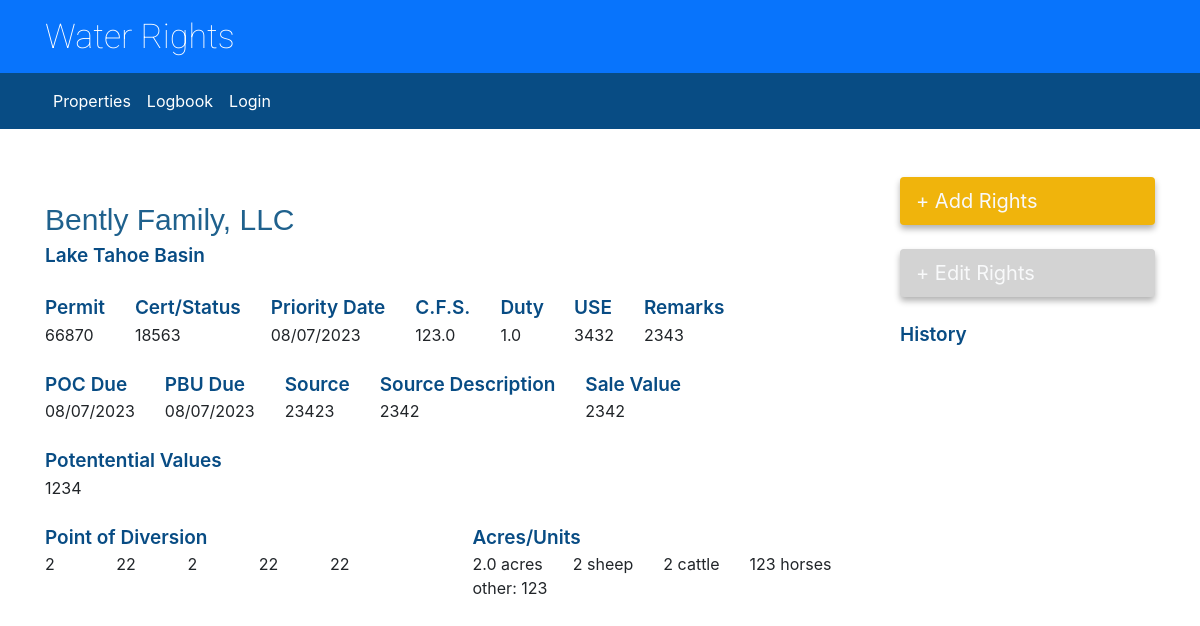
/rights_detail.html/1/, run on the app's committed database.
### permitinformation/models.py (models this page shows, shortened)
class Property(models.Model):
	basin = models.CharField('Basin', max_length=50)
	owner_of_record = models.CharField('Owner of Record', max_length=50)
	permit_num = models.CharField('Permit Number', max_length=20)
	cert_status = models.CharField('Cert./Status', max_length=20, blank=True)
	priority_date = models.DateField('Priority Date', blank=True, null=True)
	pod_1 = models.CharField('PoE 1/4', max_length=10, blank=True)
	pod_2 = models.CharField('PoE 1/4', max_length=10, blank=True)
	pod_3 = models.CharField('PoE S', max_length=10, blank=True)
	pod_4 = models.CharField('PoE T(N)', max_length=10, blank=True)
	pod_5 = models.CharField('PoE R', max_length=10, blank=True)
	unit_acres = models.CharField('Acres', max_length=10, blank=True, null=True) #FloatField?
	unit_sheep = models.IntegerField('Sheep', blank=True, null=True)
	unit_lamb = models.IntegerField('Lamb', blank=True, null=True)
	unit_cattle = models.IntegerField('Cattle', blank=True, null=True)
	unit_horses = models.IntegerField('Horses', blank=True, null=True)
	unit_other = models.CharField('Other', max_length=100, blank=True)
	cfs = models.CharField('C.F.S.', max_length=10, blank=True, null=True) #FloatField?
	duty_af = models.CharField('Duty (AF)', max_length=10, blank=True, null=True) #FloatField?
	poc_due = models.DateField('POC Due', blank=True, null=True)
	pbu_due = models.DateField('PBU Due', blank=True, null=True)
	use = models.CharField('Use', max_length=10, blank=True)
	source = models.CharField('Source', max_length=10, blank=True)
	source_description = models.CharField('Source Description', max_length=50, blank=True)
	remarks = models.CharField('Remarks', max_length=150, blank=True)
	sale_value = models.CharField('Sale Value', max_length=150, blank=True)
	potential_values = models.CharField('Potential Value', max_length=150, blank=True)
	user = models.ForeignKey(User, on_delete=models.SET_NULL, null=True)
	created_by = models.CharField('', max_length=50, blank=True)
	modified_by = models.CharField('', max_length=50, blank=True)
	create_date = models.DateTimeField('', auto_now_add=True)
	modify_date = models.DateTimeField('', auto_now=True)
	class Meta:
		verbose_name_plural = "Properties"

### permitinformation/views.py (the view)
# urls.py: path('rights_detail.html/<property_id>/', views.getPropertyDetails, name='getPropertyDetails'),
def getPropertyDetails(request, property_id):
    item = Property.objects.get(pk=property_id)
    if request.method == "POST":
    	form = PropertyForm(request.POST, instance=item)
    	if form.is_valid():
    		property_instance = form.save(commit=False)
    		if request.user.is_authenticated:
    			print(f"Logged in user: {request.user.username}")
    			property_instance.user = request.user
    		else:
    			print("user not authenticated!")
    			property_instance.user = None
    		property_instance.save()
    		messages.success(request, "Property has been updated!")
    		return redirect(reverse('getPropertyDetails', args=[item.id]))  # Change 'some_url_name' to the desired redirect URL
    else:
    	form = PropertyForm(instance=item)
    return render(request, 'rights_detail.html', {'item': item, 'form': form})

### permitinformation/templates/rights_detail.html (shortened to what this page needs)
{% extends 'base.html' %}
{% block content %}
<div class="row">
<div class="col-lg-9">
	<div class="rights-detail-owner-title">{{ item.owner_of_record }}</div>
	<div class="location-label">Lake Tahoe Basin</div>
	<br/>
<div class="col-lg-12 no-padding">
    <div class="row">
        <div class="col-lg-auto">
            <div class="row">
                <div class="col-lg-5 location-label">Permit</div>
            </div>
            <div class="row">
                <div class="col-lg-5">{{ item.permit_num }}</div>
            </div>
        </div>
        <div class="col-lg-auto">
            <div class="row">
                <div class="col-lg-7 location-label">Cert/Status</div>
            </div>
            <div class="row">
                <div class="col-lg-7">{{ item.cert_status }}</div>
            </div>
        </div>
        <div class="col-lg-auto">
            <div class="row">
                <div class="col-lg-12 location-label">Priority Date</div>
            </div>
            <div class="row">
                <div class="col-lg-7">{{ item.priority_date|date:"m/d/Y" }}</div>
            </div>
        </div>
        <div class="col-lg-auto">
            <div class="row">
                <div class="col-lg-4 location-label">C.F.S.</div>
            </div>
            <div class="row">
                <div class="col-lg-4">{{ item.cfs }}</div>
            </div>
        </div>
        <div class="col-lg-auto">
            <div class="row">
                <div class="col-lg-4 location-label">Duty</div>
            </div>
            <div class="row">
                <div class="col-lg-4">{{ item.duty_af }}</div>
            </div>
        </div>
        <div class="col-lg-auto">
            <div class="row">
                <div class="col-lg-3 location-label">USE</div>
            </div>
            <div class="row">
                <div class="col-lg-3">{{ item.use }}</div>
            </div>
        </div>
        <div class="col-lg-auto">
            <div class="row">
                <div class="col-lg-3 location-label">Remarks</div>
            </div>
            <div class="row">
                <div class="col-lg-3">{{ item.remarks }}</div>
            </div>
        </div>
    </div>
</div>
<div class="col-lg-12 no-padding">
    <div class="row">
        <div class="col-lg-auto">
            <div class="row">
                <div class="col-lg-12 location-label">POC Due</div>
            </div>
            <div class="row">
                <div class="col-lg-12">{{ item.poc_due|date:"m/d/Y" }}</div>
            </div>
        </div>
        <div class="col-lg-auto">
            <div class="row">
                <div class="col-lg-12 location-label">PBU Due</div>
            </div>
            <div class="row">
                <div class="col-lg-12">{{ item.pbu_due|date:"m/d/Y" }}</div>
            </div>
        </div>
        <div class="col-lg-auto">
            <div class="row">
                <div class="col-lg-12 location-label">Source</div>
            </div>
            <div class="row">
                <div class="col-lg-12">{{ item.source }}</div>
            </div>
        </div>
        <div class="col-lg-auto">
            <div class="row">
                <div class="col-lg-12 location-label">Source Description</div>
            </div>
            <div class="row">
                <div class="col-lg-12">{{ item.source_description }}</div>
            </div>
        </div>
        <div class="col-lg-auto">
            <div class="row">
                <div class="col-lg-12 location-label">Sale Value</div>
            </div>
            <div class="row">
                <div class="col-lg-12">{{ item.sale_value }}</div>
            </div>
        </div>
    </div>
</div>
<div class="col-lg-12 no-padding">
    <div class="row">
        <div class="col-lg-auto">
            <div class="row">
                <div class="col-lg-12 location-label">Potentential Values</div>
            </div>
            <div class="row">
                <div class="col-lg-12">{{ item.potential_values }}</div>
            </div>
        </div>
    </div>
</div>
<div class="col-lg-12 no-padding">
    <div class="row">
        <div class="col-lg-6">
            <div class="row">
                <div class="col-lg-12 location-label">Point of Diversion</div>
            </div>
            <div class="row">
                <div class="col-lg-2">{{ item.pod_1 }}</div>
                <div class="col-lg-2">{{ item.pod_2 }}</div>
                <div class="col-lg-2">{{ item.pod_3 }}</div>
                <div class="col-lg-2">{{ item.pod_4 }}</div>
                <div class="col-lg-2">{{ item.pod_5 }}</div>
            </div>
        </div>
        <div class="col-lg-6">
            <div class="row">
                <div class="col-lg-12 location-label">Acres/Units</div>
            </div>
            <div class="row">
			    {% if item.unit_acres %}
			        <div class="col-lg-auto">{{ item.unit_acres }} acres</div>
			    {% endif %}
			    {% if item.unit_sheep > 0 %}
			        <div class="col-lg-auto">{{ item.unit_sheep }} sheep</div>
			    {% elif item.unit_lamb > 0 %}
			        <div class="col-lg-auto">{{ item.unit_lamb }} lamb</div>
			    {% endif %}
			    {% if item.unit_cattle > 0 %}
			        <div class="col-lg-auto">{{ item.unit_cattle }} cattle</div>
			    {% endif %}
			    {% if item.unit_horses > 0 %}
			        <div class="col-lg-auto">{{ item.unit_horses }} horses</br></div>
			    {% endif %}
			    {% if item.unit_other and item.unit_other != 0 %}
			        <div class="col-lg-auto">other: {{ item.unit_other }}</div>
			    {% endif %}
			</div>
        </div>
    </div>
</div>
</div>
<div class="col-lg-3" style="">
    	<button type="button" class="btn text-light btn-lg btn-block rounded" data-toggle="modal" data-target="#exampleModal" style="background-color: #F0B40C; box-shadow: 0 4px 6px rgba(0, 0, 0, .3); text-align: left; padding-left: 15px;">
	  		+ Add Rights
		</button>
		<br/>
		<button type="button" class="btn text-light btn-lg btn-block rounded" data-toggle="modal" data-target="#editRightsModal" style="background-color: #d3d3d3; box-shadow: 0 4px 6px rgba(0, 0, 0, .3); text-align: left; padding-left: 15px;">
	  		+ Edit Rights
		</button>
		<br/>
	<div class="location-label">History</div>
</div>
</div>
{% endblock %}

### permitinformation/static/permitinformation/css/styles.css (style rules this page uses)
.rights-detail-owner-title { color: #1F618D; font-family: 'arial'; font-weight: 300; padding-top: 20px; font-size: 30px; }
.location-label { color: #084C84; font-weight: 600; font-size: 19px; }
.no-padding { padding-left: 0; padding-right: 0; }

### data on the page
Property: owner_of_record "Bently Family, LLC", permit_num "66870", cert_status "18563", priority_date "08/07/2023", cfs "123.0", duty_af "1.0", use "3432", remarks "2343", poc_due "08/07/2023", pbu_due "08/07/2023", source "23423", source_description "2342", sale_value "2342", potential_values "1234", pod_1 "2", pod_2 "22", pod_3 "2", pod_4 "22", pod_5 "22", unit_acres "2.0", unit_sheep "2", unit_cattle "2", unit_horses "123", unit_other "123"
